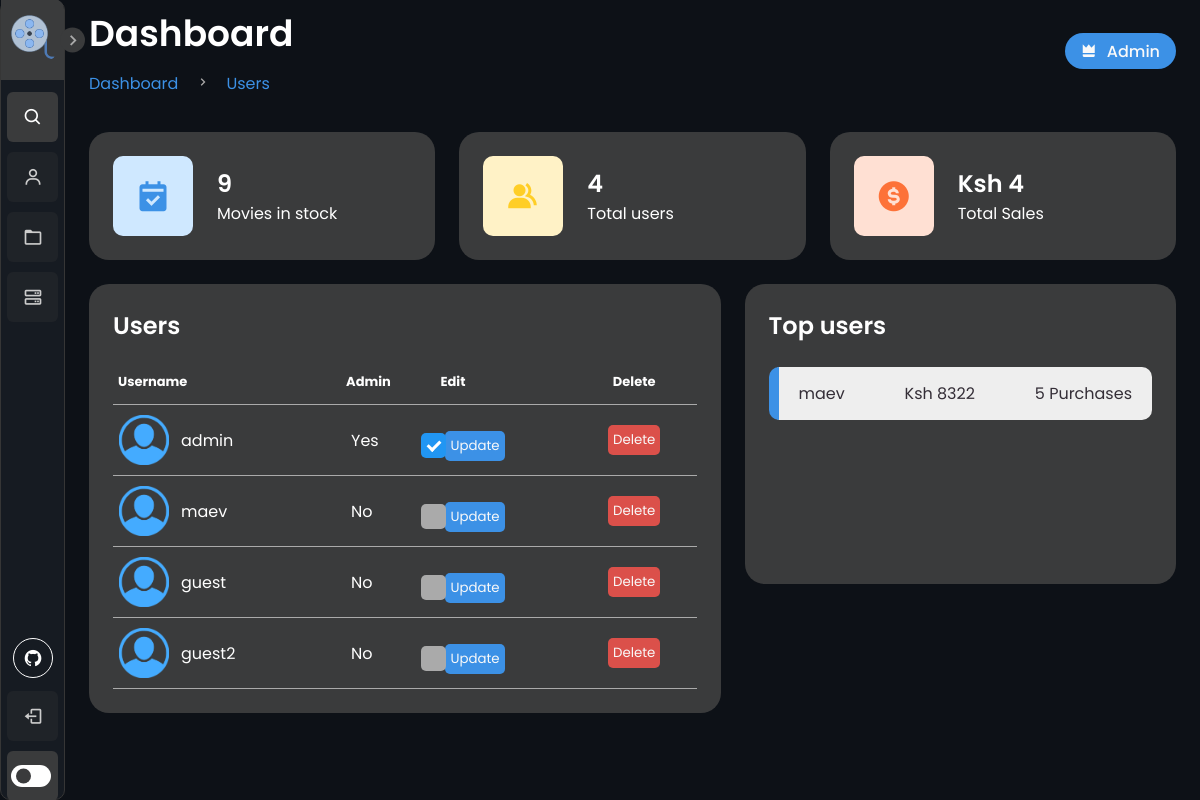
Page /admin/users (signed in) on the earlier database version.
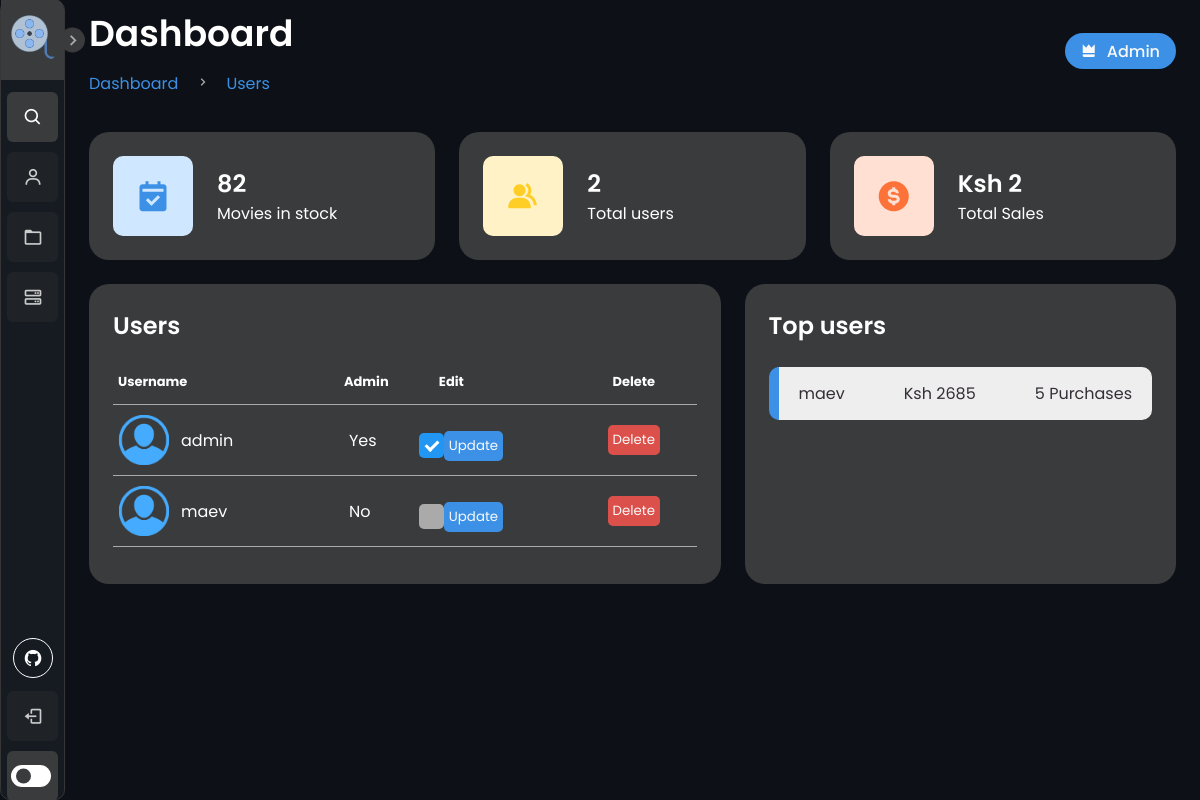
Same page on the later database version.
### tables this page shows
CREATE TABLE users (username TEXT PRIMARY KEY, password TEXT, email TEXT, is_admin INTEGER);

### main.py (the view, shortened to what this page needs)
@app.route('/admin/users', methods=['GET', 'POST'])
def admin_users():
    if 'username' in session and session['admin']:
        conn = get_db()
        cursor = conn.cursor()
        cursor.execute('SELECT COUNT(*) FROM stock')
        total_items = cursor.fetchone()
        item_count = total_items[0]
        cursor.execute('SELECT username, is_admin FROM users')
        users = cursor.fetchall()
        cursor.execute('SELECT SUM(price) FROM history')
        total_purchases = cursor.fetchone()
        purchase_count = total_purchases[0]
        cursor.execute('SELECT COUNT(*) FROM users')
        total_users = cursor.fetchone()
        user_count = total_users[0]
        cursor.execute(
            'SELECT user_id, SUM(price) AS total_purchases FROM history GROUP BY user_id ORDER BY total_purchases DESC LIMIT 3;')
        top_users = cursor.fetchall()
        for index, user in enumerate(top_users):
            user_id = user[0]
            cursor.execute('SELECT COUNT(*) FROM history WHERE user_id = ?', (user_id,))
            purchase_count = cursor.fetchone()[0]
            top_users[index] = (user[0], user[1], purchase_count)
        return render_template('admin_users.html', users=users, user_count=user_count, top_users=top_users,
                               item_count=item_count, purchase_count=purchase_count)
    else:
        return redirect(url_for('login'))

### main.py (called while the page is built)
def get_db():
    if 'db' not in g:
        g.db = sqlite3.connect('users.db')
        g.db.row_factory = sqlite3.Row
    return g.db

@app.context_processor
def cart_count():
    def get_cart_count():
        if 'username' in session:
            username = session['username']
            conn = sqlite3.connect('users.db')
            cursor = conn.cursor()
            cursor.execute('SELECT COUNT(*) FROM cart WHERE user_id=?', (username,))
            count = cursor.fetchone()[0]
            conn.close()
            return count
        else:
            return 0
    return dict(cart_count=get_cart_count)

### templates/admin_users.html (shortened to what this page needs)
{% extends 'base.html' %}
{% block head %}
    <link rel="stylesheet" href="{{ url_for('static', filename='css/admin.css') }}">
{% endblock %}
{% block content %}
    <main>
        <div class="head-title">
            <div class="left">
                <h1>Dashboard</h1>
                <ul class="breadcrumb">
                    <li>
                        <a href="{{ url_for('admin_dashboard') }}">Dashboard</a>
                    </li>
                    <li><i class='bx bx-chevron-right'></i></li>
                    <li>
                        <a class="active" href="{{ url_for('admin_users') }}">Users</a>
                    </li>
                </ul>
            </div>
            <a href="#" class="btn-download">
                <i class='bx bxs-crown'></i>
                <span class="text">Admin</span>
            </a>
        </div>
        <ul class="box-info">
            <li>
                <i class='bx bxs-calendar-check'></i>
                <span class="text">
                <h3>{{ item_count }}</h3>
                <p>Movies in stock</p>
            </span>
            </li>
            <li>
                <i class='bx bxs-group'></i>
                <span class="text">
                <h3>{{ user_count }}</h3>
                <p>Total users</p>
            </span>
            </li>
            <li>
                <i class='bx bxs-dollar-circle'></i>
                <span class="text">
                <h3>Ksh {{ user_count }}</h3>
                <p>Total Sales</p>
            </span>
            </li>
        </ul>
        <div class="table-data">
            <div class="order">
                <div class="head">
                    <h3>Users</h3>
                </div>
                <table>
                    <thead>
                    <tr>
                        <th>Username</th>
                        <th>Admin</th>
                        <th>Edit</th>
                        <th>Delete</th>
                    </tr>
                    </thead>
                    <tbody>
                    {% for user in users %}
                        <tr>
                            <td>
                                <img src="{{ url_for('static', filename='images/profile.png') }}">
                                <p>{{ user[0] }}</p>
                            </td>
                            <td>{{ 'Yes' if user[1] else 'No' }}</td>
                            <td>
                                <form action="{{ url_for('admin_users') }}" method="post">
                                    <label class="container">
                                        <span class="checkmark"></span>
                                    </label>
                                    <input class="update" type="submit" name="edit-user" value="Update">
                                </form>
                            </td>
                            <td>
                                <form action="{{ url_for('admin_users') }}" method="post">
                                    <input class="delete" type="submit" name="delete-user" value="Delete">
                                </form>
                        </tr>
                    {% endfor %}
                    </tbody>
                </table>
            </div>
            <div class="todo usertd">
                <div class="head">
                    <h3>Top users</h3>
                </div>
                <ul class="todo-list">
                    {% for user in top_users %}
                        <li class="completed">
                            <p>{{ user[0] }}</p>
                            <p class="amount">Ksh {{ user[1] }}</p>
                            <p class="">{{ user[2] }} Purchases</p>
                        </li>
                    {% endfor %}
                </ul>
            </div>
        </div>
    </main>
{% endblock %}

Differences in the rows shown:
removed users: username "guest", is_admin "No"
removed users: username "guest2", is_admin "No"
Other differences:
{{ item_count }}: "9" → "82"
{{ user_count }}: "4" → "2"
new list line: "maev Ksh 2685 5 Purchases"
list line gone: "maev Ksh 8322 5 Purchases"
